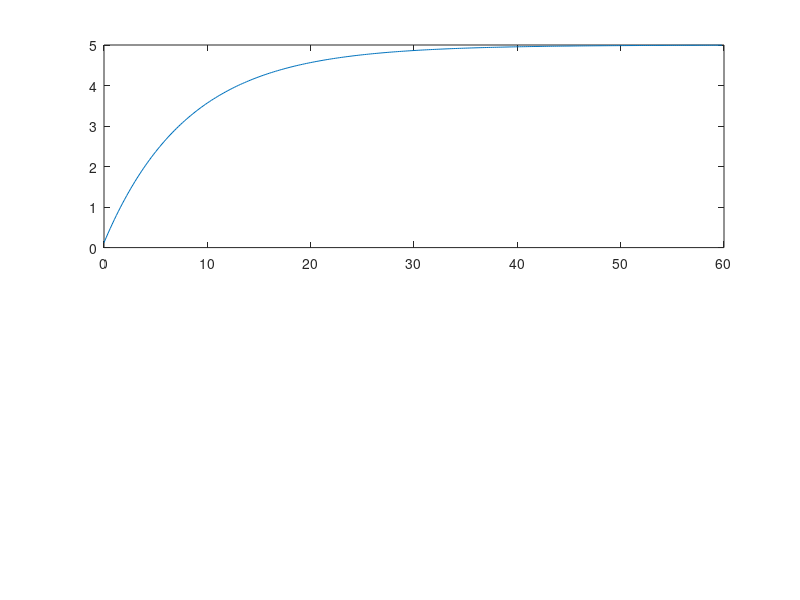

Write the MATLAB code that produced this figure. (Note: this script raises an error after producing the figure.)
% =====================================================================
% C11_E02 — PID discreto incremental (MATLAB / Octave)
% =====================================================================
% Capitulo: 11 - Control digital, muestreo e implementacion en PLC/DCS
% Notebook Python equivalente: python/cap11/C11_E02_pid_discreto_incremental.ipynb
% Compatibilidad: MATLAB / Octave estandar (sin toolbox)
% =====================================================================

clear; close all;

% Parametros
Kp = 0.6; Ti = 10.0; Td = 0.0; Ts = 0.2;
umin = 0; umax = 4.0;
K_p = 2.0; tau = 10.0;
SP = 5.0; T = 60.0; N = round(T/Ts);

y = 0; e1 = 0; e2 = 0; u = 0;
ys = zeros(N, 1); us = zeros(N, 1);
for k = 1:N
    e = SP - y;
    du = Kp * ((e - e1) + (Ts/Ti)*e + (Td/Ts)*(e - 2*e1 + e2));
    u_new = u + du;
    u = max(umin, min(umax, u_new));
    e2 = e1; e1 = e;
    y = y + Ts*(K_p*u - y)/tau;
    ys(k) = y; us(k) = u;
end

t = (0:N-1)*Ts;
figure;
subplot(2,1,1); plot(t, ys); yline(SP, '--');
ylabel('y'); grid on;
title('C11\_E02 - PID discreto incremental');
subplot(2,1,2); stairs(t, us);
xlabel('t (s)'); ylabel('u (saturada)'); grid on;
